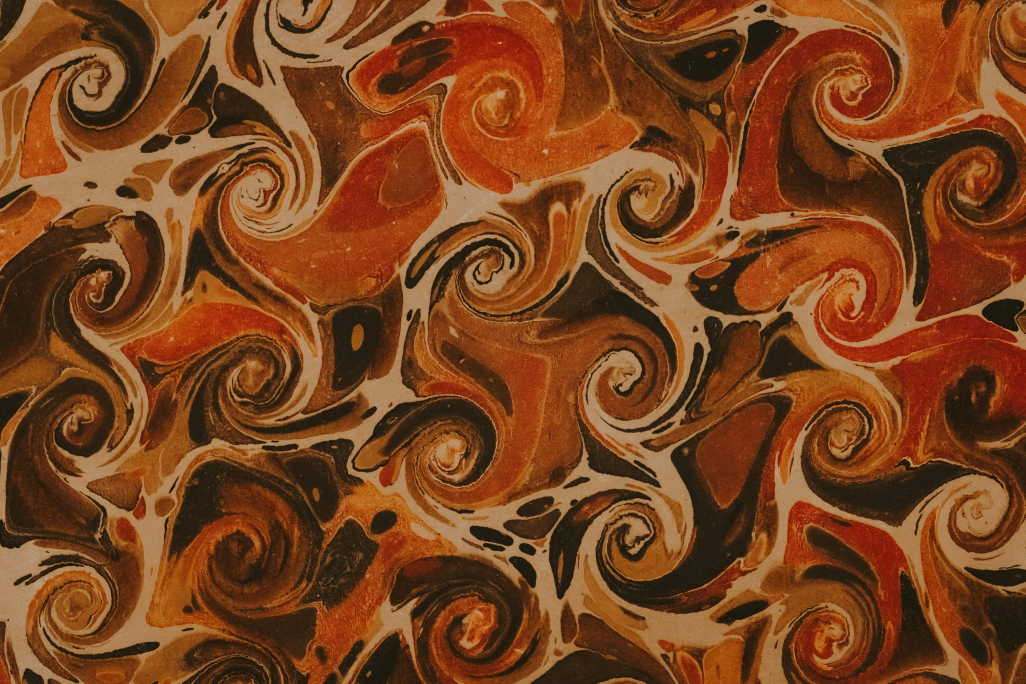
#> input picture assignments/project_chroma_keying/background/background5.jpg, 3076 x 2051 px, found by its file name (shown at 1/3 size)
$ python basic_implementation.py
#> lines starting #> are read from the running program, lines starting #| are printed output that depends on the picture; after the words box and inside, x2 and y2 are one past the last pixel; in counts of white or black regions, pixels touching at a corner belong together; pictures that were not available may be replaced by others from this repository, and a replacement may not be noted
#> further down, background is the input picture: shape (2051, 3076, 3); mean B, G, R 30.8, 67.5, 123.1
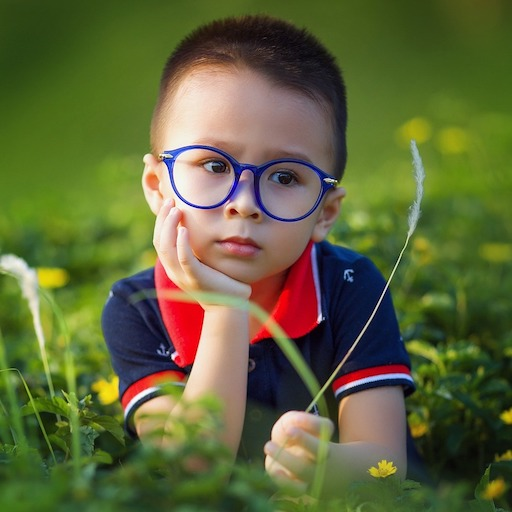
#> input picture assignments/cvtColor_implementation/sample.jpg, 512 x 512 px, given in place of greenScreenInput5.jpg, which was not available
#> further down, input is the input picture: shape (512, 512, 3); mean B, G, R 57.8, 101.6, 95.4
import cv2
from data_path import DATA_PATH
import numpy as np
import glob
import sys

lowerGreen = np.array([40, 100, 70])
upperGreen = np.array([90, 255, 255])

windowName = "Output"


def updateVideo(videoName, background):
    cap = cv2.VideoCapture(DATA_PATH + "greenScreenInput/" + videoName)
    if not cap.isOpened():
        sys.exit()

    while True:
        hasFrame, frame = cap.read()
        if not hasFrame:
            break

        cv2.imshow(windowName, getUpdatedImage(frame, background))
        if cv2.waitKey(1) == 13:
            break

    cap.release()


def updateSingleImage(image, background):
    cv2.imshow(windowName, getUpdatedImage(image, background))
    cv2.waitKey(0)


def updateMultipleImages(background):
    for path in glob.glob(DATA_PATH + "greenScreenInput/greenScreen*.jpg"):
        input = cv2.imread(path)
        cv2.imshow(windowName, getUpdatedImage(input, background))
        cv2.waitKey(0)


def getUpdatedImage(input, background):
    inputHSV = cv2.cvtColor(input, cv2.COLOR_BGR2HSV)
#> inputHSV: shape (512, 512, 3); mean H, S, V 52.8, 143.9, 115.7
    backgroundResized = cv2.resize(background, (input.shape[1], input.shape[0]))
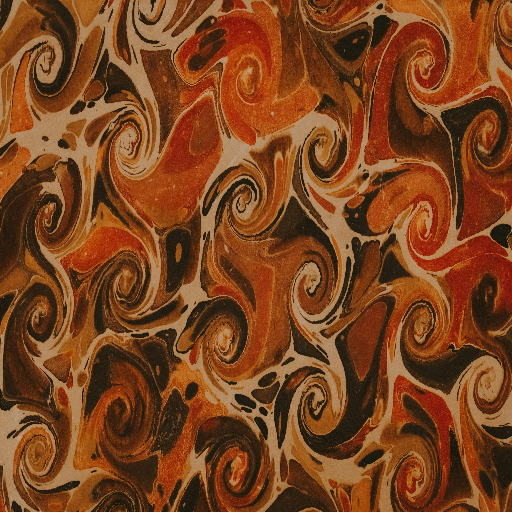
#> backgroundResized: shape (512, 512, 3); mean B, G, R 30.7, 67.4, 122.9

    backgroundMask = cv2.inRange(inputHSV, lowerGreen, upperGreen)
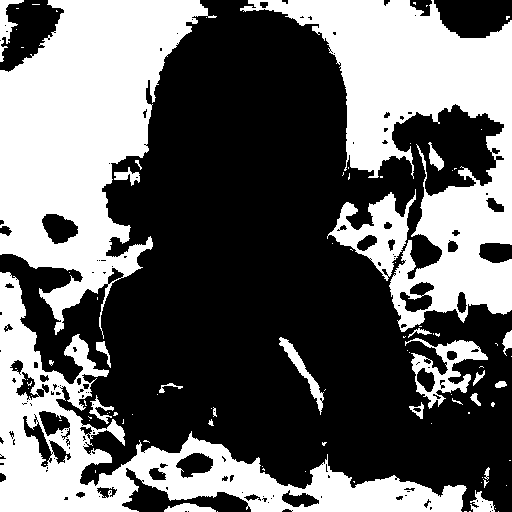
#> backgroundMask: shape (512, 512); 40.2% white; 98 white regions (73 under 20 px), largest, box (x1, y1, x2, y2) and area: (0, 0, 217, 339) 36673, (240, 0, 512, 332) 34222, (0, 272, 467, 512) 26052
    foregroundMask = cv2.bitwise_not(backgroundMask)
    updatedForeground = cv2.bitwise_and(input, input, mask=foregroundMask)
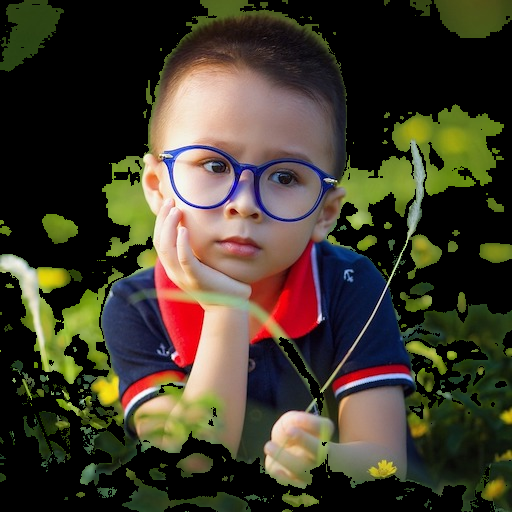
#> updatedForeground: shape (512, 512, 3); mean B, G, R 43.9, 59.4, 65.5
    updatedBackground = cv2.bitwise_and(
        backgroundResized, backgroundResized, mask=backgroundMask
    )
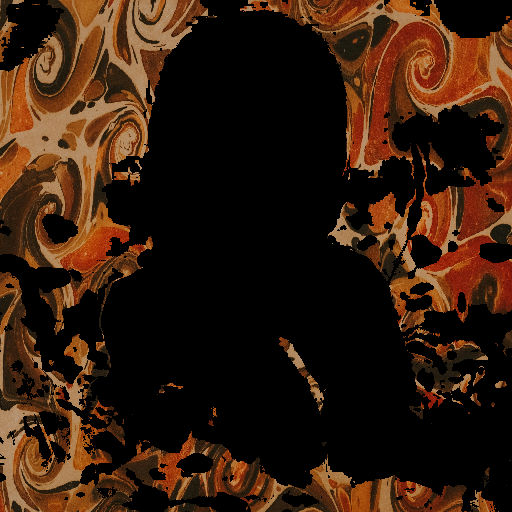
#> updatedBackground: shape (512, 512, 3); mean B, G, R 13.1, 27.7, 50
    return cv2.bitwise_xor(updatedBackground, updatedForeground)
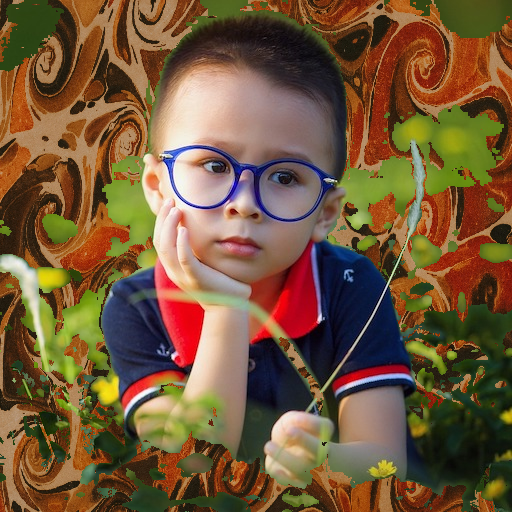
#> returned value: shape (512, 512, 3); mean of channels 0, 1, 2 57, 87.2, 115.4; drawn as B, G, R


background = cv2.imread(DATA_PATH + "background/background5.jpg")

# updateVideo("greenscreen-demo.mp4", background)
# updateVideo("greenscreen-asteroid.mp4", background)

input = cv2.imread(DATA_PATH + "greenScreenInput/greenScreenInput5.jpg")
updateSingleImage(input, background)

# updateMultipleImages(background)

cv2.destroyAllWindows()
